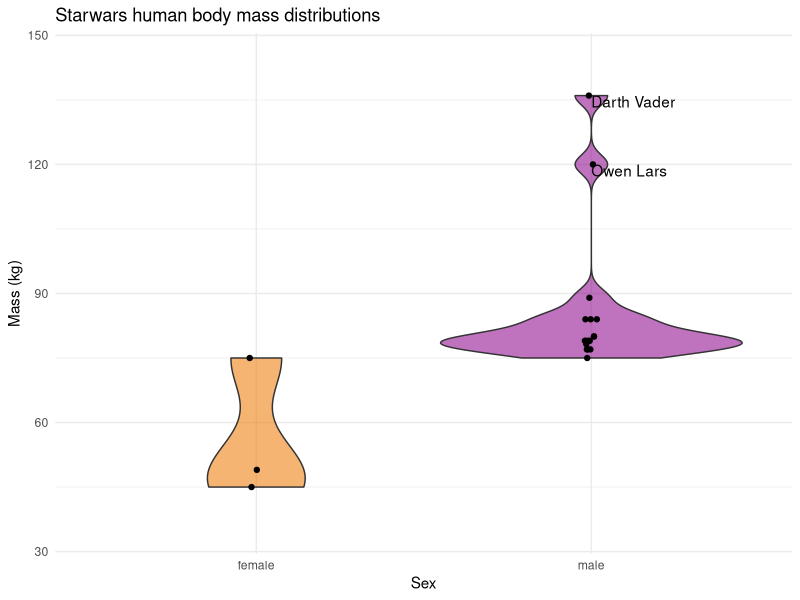
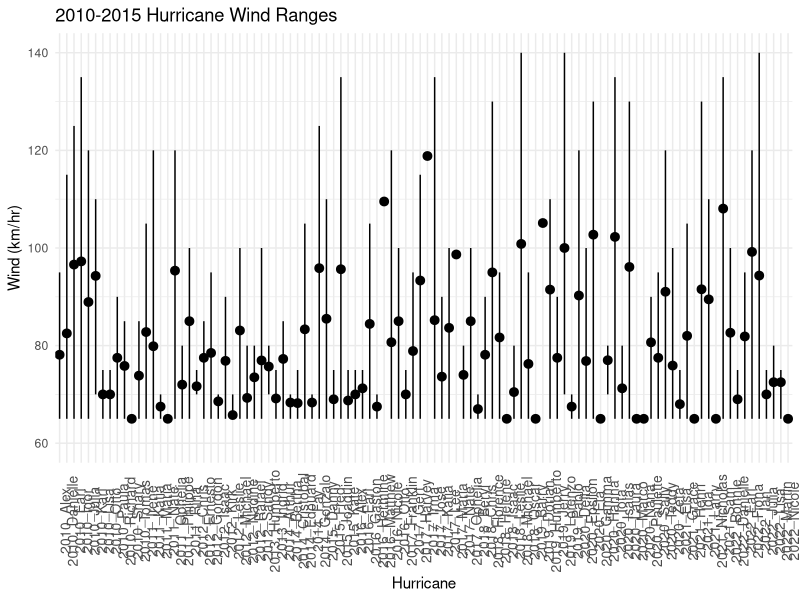
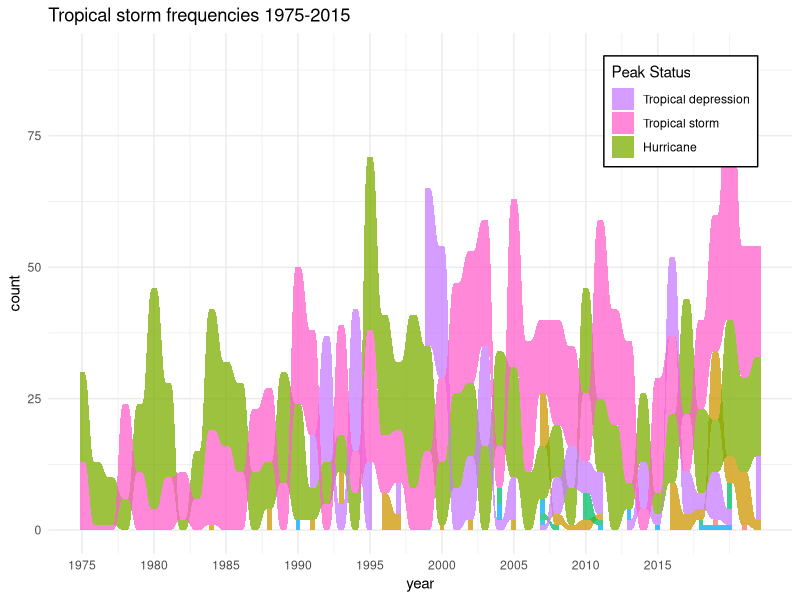
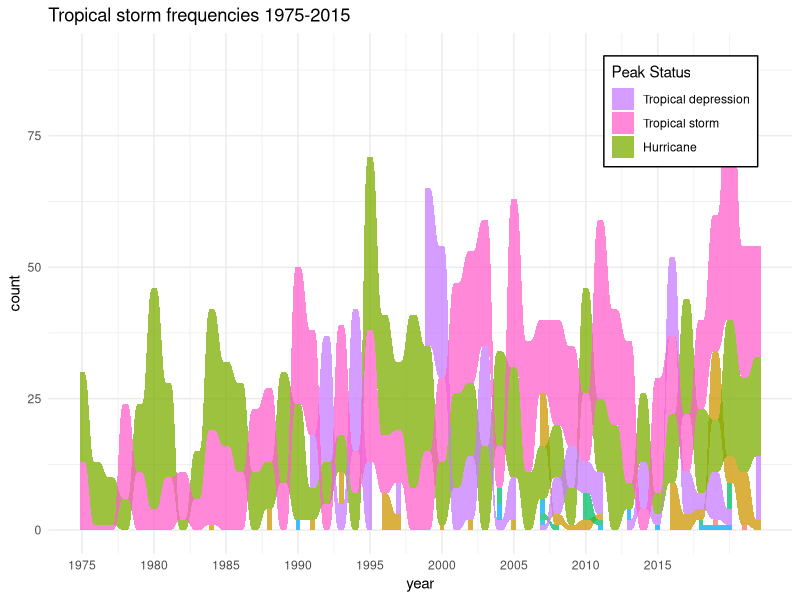

Write R code to recreate these figures, in order.
###### Monica Keith: plots for data visualization workshop part 2 ######

library(tidyverse); library(ggalluvial)

#### VIOLIN PLOT ####
##body mass distributions of human Starwars characters by sex
head(starwars)

vioplot<- starwars %>% 
  select(mass, species, name, sex) %>% 
  drop_na() %>% 
  filter(species=="Human") %>% 
  ggplot(aes(x=sex, y=mass)) +
  geom_violin(aes(fill=sex, alpha=0.5)) +
  scale_fill_manual(values = c("darkorange2", "darkmagenta")) +
  labs(x="Sex", y="Mass (kg)") +
  ylim(35,145) + 
  ggtitle("Starwars human body mass distributions") +
  theme_minimal() +
  theme(legend.position="none") #remove the legend

##add data points and label outliers
vioplot +
  geom_jitter(height = 0, width = 0.02) + 
  geom_text(aes(label=ifelse(mass>100, as.character(name),'')), vjust=1.0, hjust=0) 


#### FOREST PLOT ####
##Hurricane wind averages and ranges 2010-2015
head(storms)

##tabulate stats from repeated observations 
hurrtab <- storms %>% 
  select(name, year, status, wind) %>% 
  filter(status=="hurricane" & year>2009) %>% 
  mutate(yr_name = paste(year, name, sep = "_")) %>% #storm names repeat, add year to each name
  group_by(yr_name) %>% 
  summarize_each(funs(mean, min, max), wind) %>% #mean, minimum, and maximum wind speed for each hurricane
  ungroup

hurrtab %>% 
  ggplot(aes(x=yr_name, y=mean, ymin=min, ymax=max)) +
  geom_pointrange() +
  ylim(60, 140) +
  theme_minimal() +
  theme(axis.text.x = element_text(angle=90, size=10)) +
  labs(x="Hurricane", y="Wind (km/hr)") +
  ggtitle("2010-2015 Hurricane Wind Ranges")


#### ALLUVIAL PLOT ####
##trends in tropical storm frequencies 1975-2015

##tabulate frequencies of storm types every year, represent each storm by its peak status  
allutab <- storms %>% 
  select(name, year, status, wind) %>%  
  mutate(name = paste(name, year, sep = "_")) %>% #storm names repeat, add year to each name
  group_by(name) %>% 
  slice_max(wind) %>% #storm status peaks at max wind speed
  ungroup %>% 
  group_by(year, status) %>% 
  summarize(n()) #count frequency of peak storm types by year

colnames(allutab)[3] <- "count" #rename variable "n()"

alluplot <- allutab %>% 
  ggplot(aes(x=year, y=count, stratum=status, alluvium=status)) +
  geom_alluvium(aes(fill=status), alpha=0.75, decreasing=FALSE) + #plot strata in ascending frequency order
  scale_x_continuous(breaks=seq(1975,2015,5)) +
  theme_minimal() +
  ggtitle("Tropical storm frequencies 1975-2015")

##edit and move legend
alluplot +
  scale_fill_discrete(name="Peak Status",
                      breaks=c("tropical depression", "tropical storm", "hurricane"), #reorder
                      labels=c("Tropical depression", "Tropical storm", "Hurricane")) + 
  theme(legend.position = c(0.85,0.85), legend.background = element_rect(fill = "white", linetype="solid", color="black"))

##save plot as image
ggsave("alluplot.png", plot=last_plot(), dpi=300, height=5, width=7, units="in")


